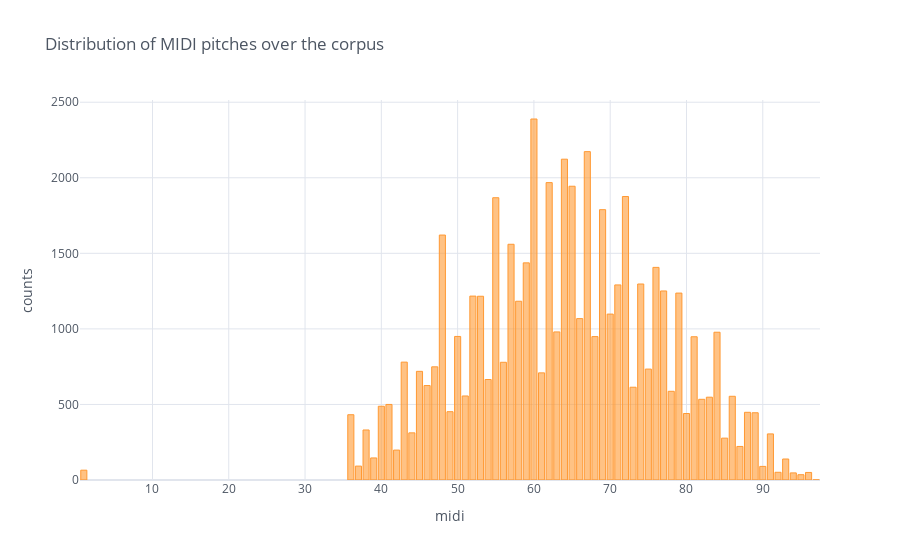

The notebook cell saved with this chart:
### Code cell
# Distribution of MIDI pitches over the corpus in 1806
nodes_1806.midi.value_counts().iplot('bar', title='Distribution of MIDI pitches over the corpus', xTitle='midi', yTitle='counts')

### Figure 1 — Plotly figure (JSON) as saved in the notebook; plotly's stock layout.template omitted (floating-point values rounded to 4 significant figures)
{"data": [{"marker": {"color": "rgba(255, 153, 51, 0.6)", "line": {"color": "rgba(255, 153, 51, 1.0)", "width": 1}}, "name": "midi", "orientation": "v", "text": "", "type": "bar", "x": ["60", "67", "64", "62", "65", "72", "55", "69", "48", "57", "59", "76", "74", "71", "77", "79", "52", "53", "58", "70", "66", "63", "84", "50", "68", "81", "43", "56", "47", "75", "45", "61", "54", "46", "73", "78", "51", "86", "83", "82", "41", "40", "49", "88", "89", "80", "36", "38", "44", "91", "85", "87", "42", "39", "93", "37", "90", "1", "92", "96", "94", "95", "midi", "97", "volta"], "y": [2389, 2173, 2123, 1968, 1944, 1876, 1868, 1789, 1621, 1560, 1437, 1407, 1297, 1291, 1251, 1237, 1217, 1216, 1183, 1098, 1068, 980, 978, 950, 949, 948, 780, 779, 749, 734, 719, 709, 665, 625, 614, 587, 556, 554, 548, 534, 500, 488, 452, 448, 445, 440, 432, 331, 312, 305, 277, 222, 198, 146, 139, 92, 90, 65, 51, 50, 47, 35, 10, 1, 1]}], "layout": {"legend": {"bgcolor": "#FFFFFF", "font": {"color": "#4D5663"}}, "paper_bgcolor": "#FFFFFF", "plot_bgcolor": "#FFFFFF", "title": {"font": {"color": "#4D5663"}, "text": "Distribution of MIDI pitches over the corpus"}, "xaxis": {"gridcolor": "#E1E5ED", "showgrid": true, "tickfont": {"color": "#4D5663"}, "title": {"font": {"color": "#4D5663"}, "text": "midi"}, "zerolinecolor": "#E1E5ED"}, "yaxis": {"gridcolor": "#E1E5ED", "showgrid": true, "tickfont": {"color": "#4D5663"}, "title": {"font": {"color": "#4D5663"}, "text": "counts"}, "zerolinecolor": "#E1E5ED"}}}
